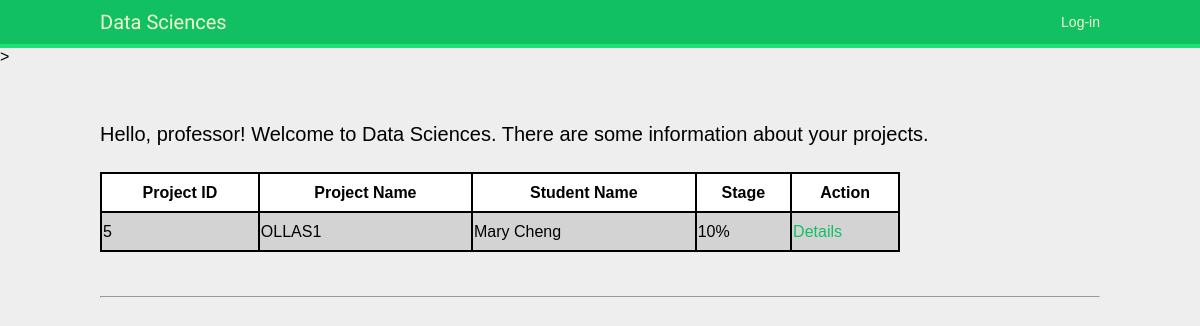
/professor_access/, run on an earlier commit of the app's database.
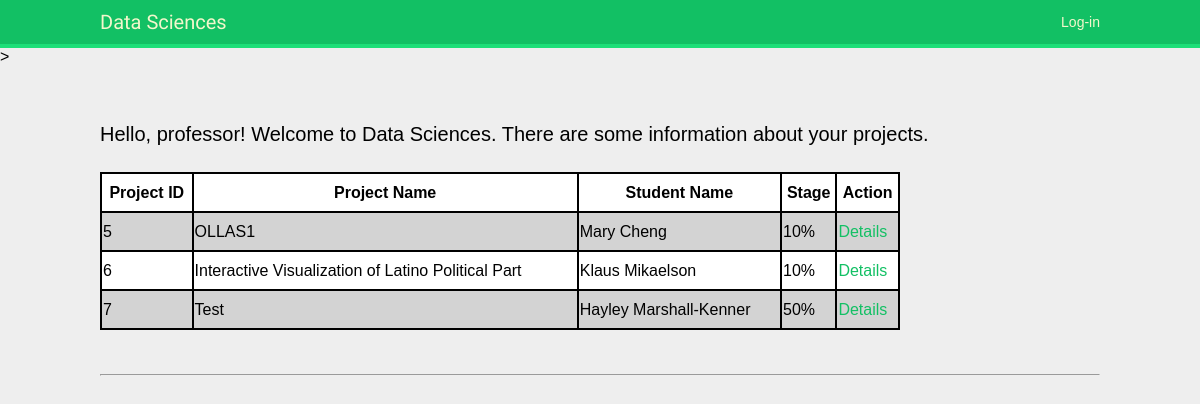
And on a later commit of the database.
### professor_access/models.py (models this page shows, shortened)
class Project(models.Model):
    name = models.CharField(max_length=50 )
    student_name = models.CharField(max_length=200)
    stage = models.CharField(max_length=50)
    description = models.TextField(blank=True)
    note = models.TextField(blank=True)
    file = models.FileField(upload_to='upload', blank=True, null=True)
    photo = models.ImageField(upload_to='upload', blank=True)

### professor_access/views.py (the view)
def professor_list(request, template_name='professor_access/pa_list.html'):
    project = Project.objects.all()
    data = {}
    data['object_list'] = project
    return render(request, template_name, data)

### professor_access/templates/professor_access/pa_list.html (shortened to what this page needs)
{% extends "base.html" %}
{% load staticfiles %}
{% block content %}
<head>
</head>
<body>
<p class="hello_pf">Hello, professor! Welcome to Data Sciences. There are some information about your projects.</p>
<table>
    <tr>
        <th>Project ID</th>
        <th>Project Name</th>
        <th>Student Name</th>
        <th>Stage</th>
        <th>Action</th>
    </tr>
    {% for project in object_list %}
    <tr>
        <td>{{ project.id}}</td>
        <td>{{ project.name}}</td>
        <td>{{ project.student_name }}</td>
        <td>{{ project.stage }}</td>
        <td><a href="{% url 'professor_access:detail' project.id %}">Details</a>
        </td>
    </tr>
    {% endfor %}
</table><br /><br /><hr />
</body>
{% endblock %}

What changed in the data, as far as the page shows it:
added Project: id "6", name "Interactive Visualization of Latino Political Part", student_name "Klaus Mikaelson", stage "10%"
added Project: id "7", name "Test", student_name "Hayley Marshall-Kenner", stage "50%"
